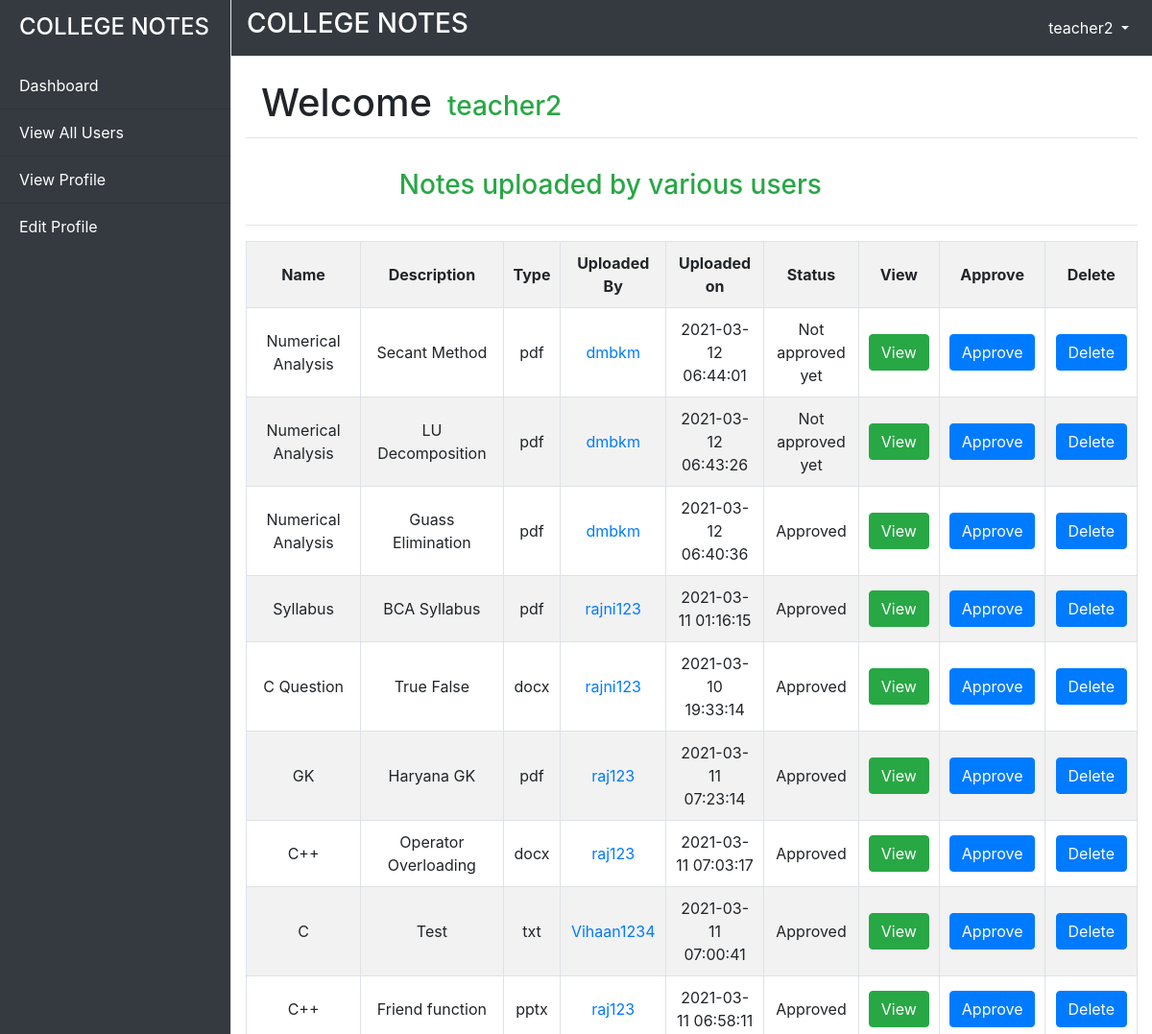
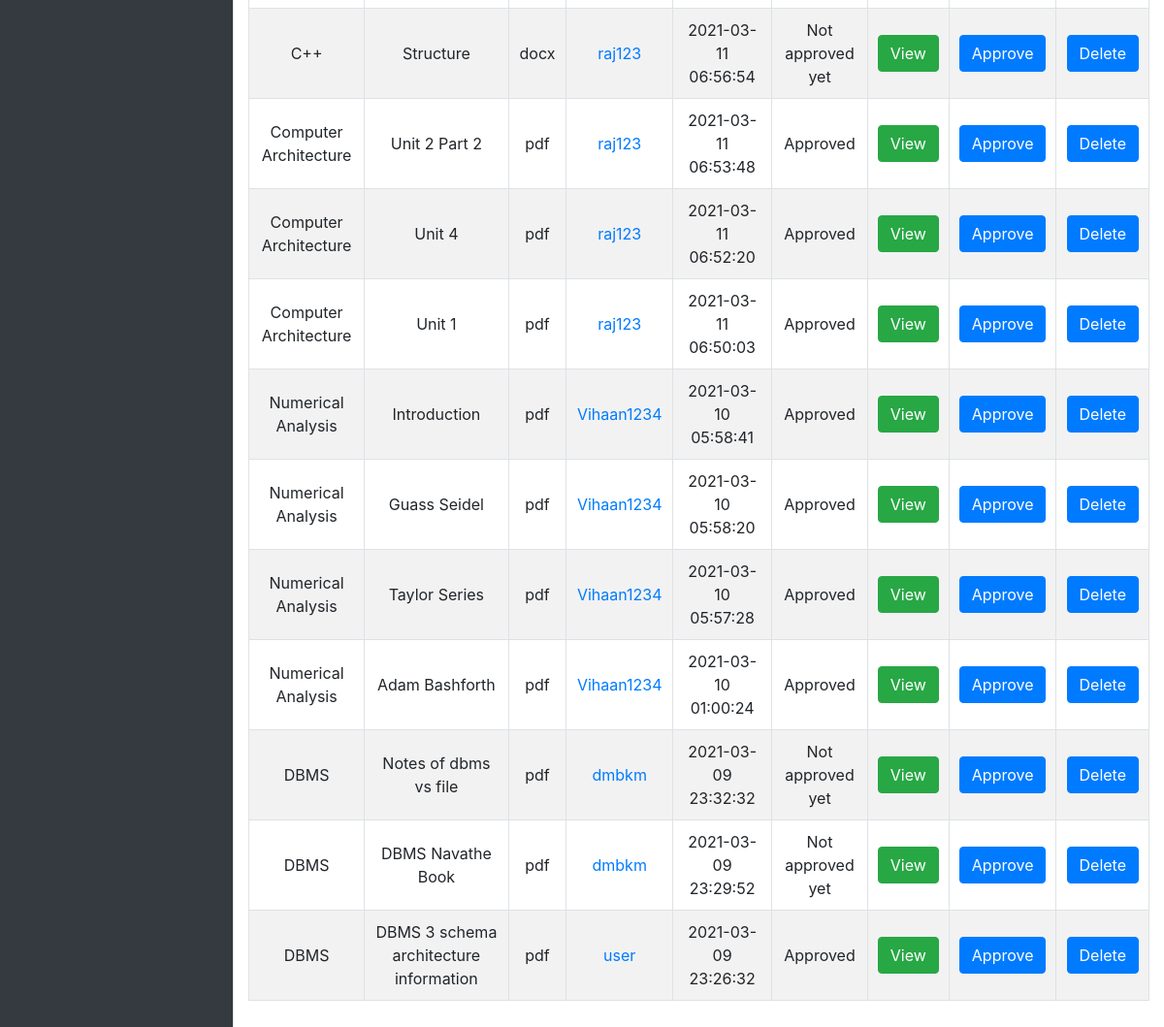
/admin.php?adminid=2, run on the app's committed database (2 pictures, top to bottom).
### tables this page shows
CREATE TABLE `users` (
  `ID` int(11) NOT NULL,
  `Name` varchar(225) NOT NULL,
  `email` varchar(225) NOT NULL,
  `Username` varchar(225) NOT NULL,
  `Password` varchar(225) NOT NULL,
  `Gender` varchar(225) NOT NULL,
  `Role` varchar(225) NOT NULL,
  `Course` varchar(225) NOT NULL,
  `Image` varchar(225) NOT NULL,
  `About` varchar(225) NOT NULL,
  `Joindate` date NOT NULL
);

CREATE TABLE `uploads` (
  `FILE_ID` int(11) NOT NULL,
  `FILE_NAME` varchar(225) NOT NULL,
  `FILE_DESCRIPTION` text NOT NULL,
  `FILE_TYPE` varchar(225) NOT NULL,
  `FILE_UPLOADER` varchar(225) NOT NULL,
  `FILE_UPLOADED_ON` timestamp NOT NULL DEFAULT current_timestamp(),
  `FILE_UPLOADED_TO` varchar(225) NOT NULL,
  `FILE` varchar(225) NOT NULL,
  `STATUS` varchar(225) NOT NULL
);

### admin.php (the view, shortened to what this page needs)
<?php
        if(isset($_GET['adminid']))
        {
            $conn=mysqli_connect("localhost","root","","project2");
            $id=$_GET['adminid'];
            $sel1="select * from users where ID=$id";
            $res1=mysqli_query($conn,$sel1);
            $res2=mysqli_fetch_array($res1);
        }
        else
        {
            header("location:index.php?ad=1");
        }
    ?>
<!doctype html>
<html lang="en">
  <head>
    <link rel="stylesheet" href="https://stackpath.bootstrapcdn.com/bootstrap/4.5.2/css/bootstrap.min.css">
  </head>
  <body>
        <div class="d-flex" id="wrapper">
            <div class="bg-dark border-right text-white" id="sidebar-wrapper">
                <div class="sidebar-heading"><p class="h4">COLLEGE NOTES</p></div>
                    <div class="list-group list-group-flush">
                        <a href="admin.php?adminid=<?php echo $res2[0];?>" class="list-group-item text-white list-group-item-action bg-dark">Dashboard</a>
                        <a href="admin.php?adminid=<?php echo $res2[0];?>&myusers=1" class="list-group-item text-white list-group-item-action bg-dark">View All Users</a>
                        <a href="admin.php?adminid=<?php echo $res2[0];?>&viewprof=1" class="list-group-item text-white list-group-item-action bg-dark">View Profile</a>
                        <a href="admin.php?adminid=<?php echo $res2[0];?>&editprof=1" class="list-group-item text-white list-group-item-action bg-dark">Edit Profile</a>
                    </div>
                </div>
                <div id="page-content-wrapper">
                    <nav class="navbar navbar-expand-lg navbar-dark bg-dark border-bottom">
                        <p class="h3 text-white aa">COLLEGE NOTES</p>
                        <div class="collapse navbar-collapse text-center" id="navbarSupportedContent">
                            <ul class="navbar-nav ml-auto mt-2 mt-lg-0">
                                <?php
                                    $sel2="select * from users where ID=$res2[0]";
                                    $res2=mysqli_query($conn,$sel2);
                                    $res3=mysqli_fetch_array($res2);
                                ?>
                                <li class="nav-item dropdown">
                                    <a class="nav-link text-white dropdown-toggle" href="#" id="navbarDropdown" role="button" data-toggle="dropdown" aria-haspopup="true" aria-expanded="false">
                                        <?php echo $res3[1];?>
                                    </a>
                                </li>
                        </div>
                    </nav>
                    <?php
                        if(isset($_GET['adminid']) && !isset($_GET['myusers']) && !isset($_GET['viewprof']) && !isset($_GET['editprof']) && !isset($_GET['admin1id']))
                        {
                            $sel3="select * from users where ID=$id";
                            $res4=mysqli_query($conn,$sel3);
                            $res5=mysqli_fetch_array($res4);
                    ?>
                            <div class="container-fluid">
                                <div class="row">
                                    <div class="col-md-12">
                                        <h1 class="mt-4 ml-3 mr-3" style="float:left;">Welcome</h1>
                                        <h3 class="text-success" style="margin-top:35px"><?php echo $res5[1];?></h3>
                                        <hr/>
                                    </div>
                                </div>
                                <div class="row">
                                    <div class="col-md-8 mx-auto mt-3">
                                        <marquee scrollamount=10>
                                            <h3 class="text-success">Notes uploaded by various users</h3>
                                        </marquee>
                                    </div>
                                </div>
                                <hr/>
                                <div class="row">
                                    <div class="jj col-md-12 mr-3" style="overflow-x:scroll">
                                        <table class="text-center mb-5 w-100 table-hover table-bordered table-striped" cellpadding=10>
                                            <tr>
                                                <th>Name</th>
                                                <th>Description</th>
                                                <th>Type</th>
                                                <th>Uploaded By</th>
                                                <th>Uploaded on</th>
                                                <th>Status</th>
                                                <th>View</th>
                                                <th>Approve</th>
                                                <th>Delete</th>
                                            </tr>
                                            <?php
                                                $sel4="select * from uploads order by FILE_ID desc";
                                                $res6=mysqli_query($conn,$sel4);
                                                while($res7=mysqli_fetch_array($res6))
                                                {
                                                    $sel6="select ID from users where Username='$res7[4]'";
                                                    $res10=mysqli_query($conn,$sel6);
                                                    $res11=mysqli_fetch_array($res10);
                                            ?>
                                                    <tr>
                                                        <td><?php echo $res7[1];?></td>
                                                        <td><?php echo $res7[2];?></td>
                                                        <td><?php echo $res7[3];?></td>
                                                        <td><a href="admin.php?adminid=<?php echo $res5[0];?>&admin1id=<?php echo $res11[0];?>&viewprof=1" target="_blank"><?php echo $res7[4];?></a></td>
                                                        <td><?php echo $res7[5];?></td>
                                                        <td><?php echo $res7[8];?></td>
                                                        <td><a href="Uploads/<?php echo $res7[7];?>" target="_blank" class="btn btn-success">View</a></td>
                                                        <td><a href="admin.php?adminid=<?php echo $res5[0];?>&approve=<?php echo $res7[0];?>" onclick="return confirm('Are you sure you want to approve this notes?');" class="btn btn-primary">Approve</a></td>
                                                        <td><a href="admin.php?adminid=<?php echo $res5[0];?>&delete=<?php echo $res7[0];?>" onclick="return confirm('Are you sure you want to delete this notes?');" class="btn btn-primary">Delete</a></td>
                                                    </tr>
                                            <?php
                                                }
                                            ?>
                                        </table>
                                    </div>
                                </div>
                            </div>
                        <?php
                        }
                    ?>
                </div>
            </div>
  </body>
 </body>
</html>

### admin.php (style rules this page uses)
#wrapper { overflow-x: hidden; }
#sidebar-wrapper { min-height: 100vh; margin-left: -15rem; -webkit-transition: margin .25s ease-out; -moz-transition: margin .25s ease-out; -o-transition: margin .25s ease-out; transition: margin .25s ease-out; }
#sidebar-wrapper .sidebar-heading { padding: 0.875rem 1.25rem; font-size: 1.2rem; }
#sidebar-wrapper .list-group { width: 15rem; }
#page-content-wrapper { min-width: 100vw; }
@media (min-width: 768px) { #sidebar-wrapper { margin-left: 0; } }
@media (min-width: 768px) { #page-content-wrapper { min-width: 0; width: 100%; } }

### data on the page
users: Name "teacher2"
uploads: FILE_NAME "Numerical Analysis", FILE_DESCRIPTION "Secant Method", FILE_TYPE "pdf", FILE_UPLOADER "dmbkm", FILE_UPLOADED_ON "2021-03-12 06:44:01", STATUS "Not approved yet"
uploads: FILE_NAME "Numerical Analysis", FILE_DESCRIPTION "LU Decomposition", FILE_TYPE "pdf", FILE_UPLOADER "dmbkm", FILE_UPLOADED_ON "2021-03-12 06:43:26", STATUS "Not approved yet"
uploads: FILE_NAME "Numerical Analysis", FILE_DESCRIPTION "Guass Elimination", FILE_TYPE "pdf", FILE_UPLOADER "dmbkm", FILE_UPLOADED_ON "2021-03-12 06:40:36", STATUS "Approved"
uploads: FILE_NAME "Syllabus", FILE_DESCRIPTION "BCA Syllabus", FILE_TYPE "pdf", FILE_UPLOADER "rajni123", FILE_UPLOADED_ON "2021-03-11 01:16:15", STATUS "Approved"
uploads: FILE_NAME "C Question", FILE_DESCRIPTION "True False", FILE_TYPE "docx", FILE_UPLOADER "rajni123", FILE_UPLOADED_ON "2021-03-10 19:33:14", STATUS "Approved"
uploads: FILE_NAME "GK", FILE_DESCRIPTION "Haryana GK", FILE_TYPE "pdf", FILE_UPLOADER "raj123", FILE_UPLOADED_ON "2021-03-11 07:23:14", STATUS "Approved"
uploads: FILE_NAME "C++", FILE_DESCRIPTION "Operator Overloading", FILE_TYPE "docx", FILE_UPLOADER "raj123", FILE_UPLOADED_ON "2021-03-11 07:03:17", STATUS "Approved"
uploads: FILE_NAME "C", FILE_DESCRIPTION "Test", FILE_TYPE "txt", FILE_UPLOADER "Vihaan1234", FILE_UPLOADED_ON "2021-03-11 07:00:41", STATUS "Approved"
uploads: FILE_NAME "C++", FILE_DESCRIPTION "Friend function", FILE_TYPE "pptx", FILE_UPLOADER "raj123", FILE_UPLOADED_ON "2021-03-11 06:58:11", STATUS "Approved"
uploads: FILE_NAME "C++", FILE_DESCRIPTION "Structure", FILE_TYPE "docx", FILE_UPLOADER "raj123", FILE_UPLOADED_ON "2021-03-11 06:56:54", STATUS "Not approved yet"
uploads: FILE_NAME "Computer Architecture", FILE_DESCRIPTION "Unit 2 Part 2", FILE_TYPE "pdf", FILE_UPLOADER "raj123", FILE_UPLOADED_ON "2021-03-11 06:53:48", STATUS "Approved"
uploads: FILE_NAME "Computer Architecture", FILE_DESCRIPTION "Unit 4", FILE_TYPE "pdf", FILE_UPLOADER "raj123", FILE_UPLOADED_ON "2021-03-11 06:52:20", STATUS "Approved"
uploads: FILE_NAME "Computer Architecture", FILE_DESCRIPTION "Unit 1", FILE_TYPE "pdf", FILE_UPLOADER "raj123", FILE_UPLOADED_ON "2021-03-11 06:50:03", STATUS "Approved"
uploads: FILE_NAME "Numerical Analysis", FILE_DESCRIPTION "Introduction", FILE_TYPE "pdf", FILE_UPLOADER "Vihaan1234", FILE_UPLOADED_ON "2021-03-10 05:58:41", STATUS "Approved"
uploads: FILE_NAME "Numerical Analysis", FILE_DESCRIPTION "Guass Seidel", FILE_TYPE "pdf", FILE_UPLOADER "Vihaan1234", FILE_UPLOADED_ON "2021-03-10 05:58:20", STATUS "Approved"
uploads: FILE_NAME "Numerical Analysis", FILE_DESCRIPTION "Taylor Series", FILE_TYPE "pdf", FILE_UPLOADER "Vihaan1234", FILE_UPLOADED_ON "2021-03-10 05:57:28", STATUS "Approved"
uploads: FILE_NAME "Numerical Analysis", FILE_DESCRIPTION "Adam Bashforth", FILE_TYPE "pdf", FILE_UPLOADER "Vihaan1234", FILE_UPLOADED_ON "2021-03-10 01:00:24", STATUS "Approved"
uploads: FILE_NAME "DBMS", FILE_DESCRIPTION "Notes of dbms vs file", FILE_TYPE "pdf", FILE_UPLOADER "dmbkm", FILE_UPLOADED_ON "2021-03-09 23:32:32", STATUS "Not approved yet"
uploads: FILE_NAME "DBMS", FILE_DESCRIPTION "DBMS Navathe Book", FILE_TYPE "pdf", FILE_UPLOADER "dmbkm", FILE_UPLOADED_ON "2021-03-09 23:29:52", STATUS "Not approved yet"
uploads: FILE_NAME "DBMS", FILE_DESCRIPTION "DBMS 3 schema architecture information", FILE_TYPE "pdf", FILE_UPLOADER "user", FILE_UPLOADED_ON "2021-03-09 23:26:32", STATUS "Approved"
